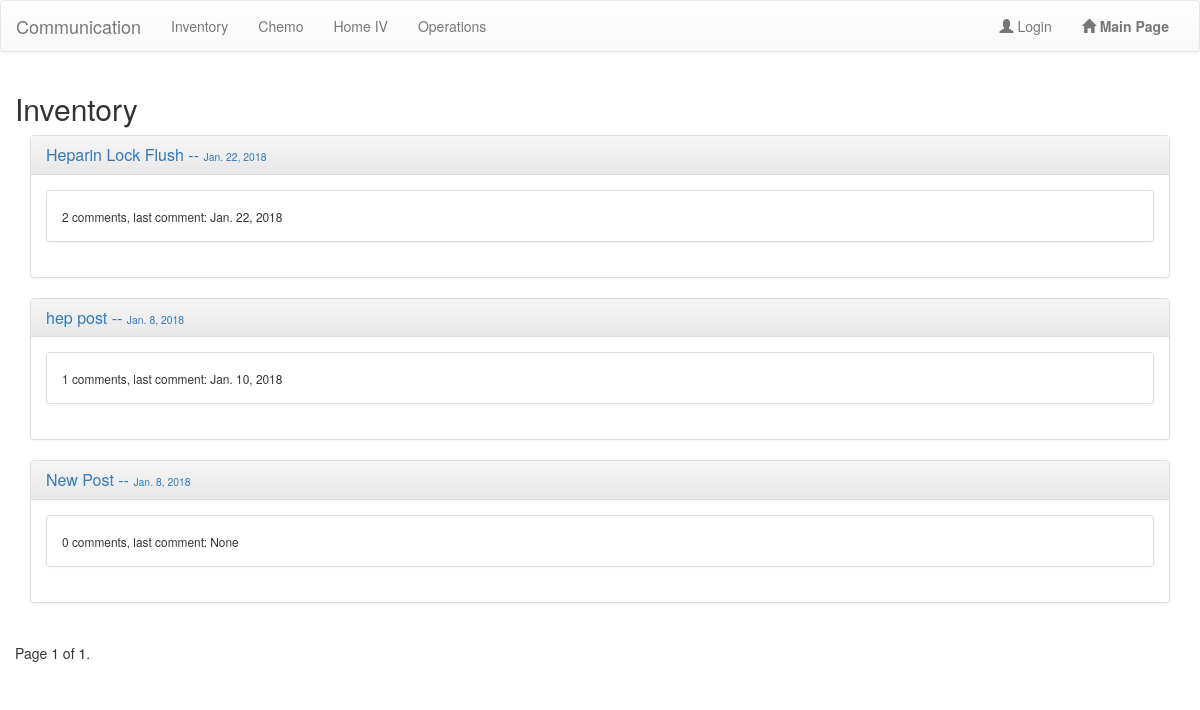
The page /staffcom/inventory/ on the database as committed earlier.
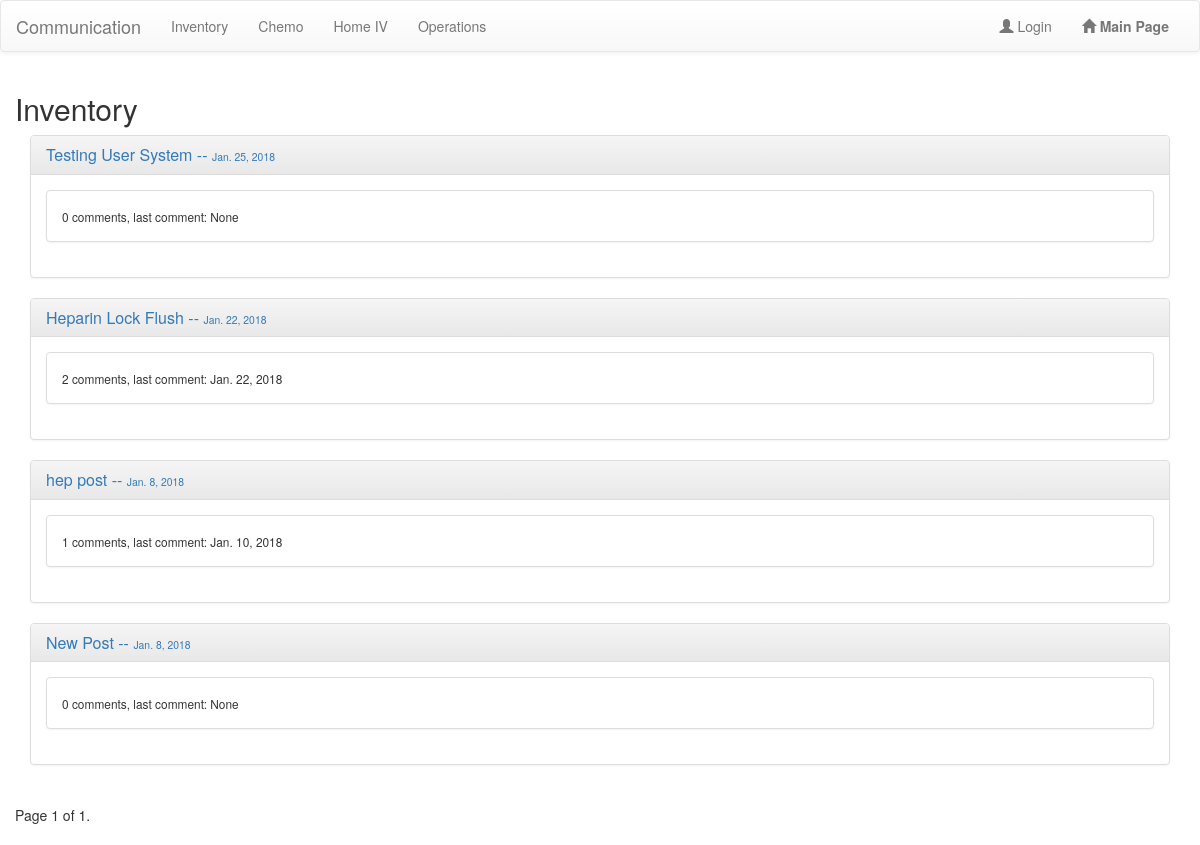
The same page on the database as committed later.
### staffcom/models.py (models this page shows, shortened)
class Comm_Item(models.Model):
	comm_types = [('Inventory','Inventory'),('Chemo','Chemo'),('Operation', 'Operation'), ('HomeIV','HOMEIV'),]
	title = models.CharField(max_length = 200, unique = True, help_text = "<br/>This could be drug name, or shift name, refer to guidelines of use.")
	comm_type = models.CharField(max_length=10, choices=comm_types, default = 'OPS')
	descr = HTMLField()
	date = models.DateField(auto_now=True)
	visible = models.BooleanField(default=True)
	created_by = models.ForeignKey(User, default = "", null=True, blank=True)

### staffcom/views.py (the view)
class Inventory_View(TypeofView):
	pass

### staffcom/views.py (called while the page is built)
	def get_queryset(self):
		rtn_query_list = Comm_Item.objects.filter(comm_type=self.commtype, visible=True).order_by('-date', '-title').annotate(
			num_comments=Count('comments'), earliest_comment=Min('comments__date_time'))
		paginator = Paginator(rtn_query_list, 10)
		page = self.request.GET.get('page')
		try:
			rtn_query = paginator.page(page)
		except PageNotAnInteger:
			rtn_query = paginator.page(1)
		except EmptyPage:
			rtn_query = paginator.page(paginator.num_pages)
		return rtn_query

	def get_context_data(self, **kwargs):
		viewname = super(TypeofView, self).get_context_data(**kwargs)
		viewname['viewname'] = self.commtype
		viewname['username'] = self.request.user.get_username()
		return viewname

### staffcom/templates/staffcom/frontpage.html (shortened to what this page needs)
{% extends 'staffcom/mainpage.html' %}
{% block content %}
<div class='container'>
	<div class = 'row' id ='list_view'>
		{% include 'staffcom/list.html' %}
	</div>
</div>
{% endblock %}

### staffcom/templates/staffcom/list.html (shortened to what this page needs)
<h2>
{{ viewname }}</h2>
	{% for com in inv_com %}
		<div class ='col-md-12'>
			<div class="panel panel-default">
					<div class="panel-heading">
						<a href="{% url 'details' pk=com.pk %}">
					    	<h2 class="panel-title">{{ com.title }} -- <small>{{com.date}}</small></h2>
					    </a>
					</div>
				<div class="panel-body">
					<div class="panel panel-default">
					  <div class="panel-body">
					    <small>{{ com.num_comments }} comments, last comment: {{ com.earliest_comment }}</small>
					  </div>
					</div>
				</div>
			</div>
		</div>
	{% endfor %}
{% if inv_com.number %}
<div class="pagination">
    <span class="step-links">
        <span class="current">
            Page {{ inv_com.number }} of {{ inv_com.paginator.num_pages }}.
        </span>
    </span>
</div>
{% endif %}

Rows that differ between the two databases and show on the page:
added Comm_Item: title "Testing User System", date "Jan. 25, 2018", num_comments "0", earliest_comment "None"
